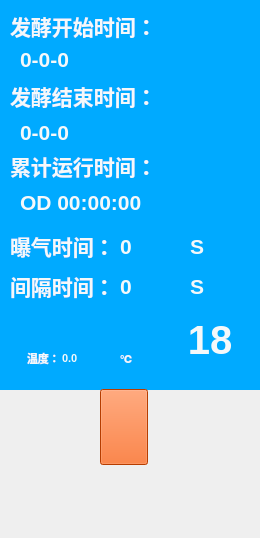
<?xml version="1.0" encoding="UTF-8"?>
<ui version="4.0">
 <class>FFTank</class>
 <widget class="QWidget" name="FFTank">
  <property name="geometry">
   <rect>
    <x>0</x>
    <y>0</y>
    <width>260</width>
    <height>538</height>
   </rect>
  </property>
  <property name="windowTitle">
   <string>Form</string>
  </property>
  <property name="autoFillBackground">
   <bool>true</bool>
  </property>
  <widget class="QFrame" name="tankFrame">
   <property name="enabled">
    <bool>true</bool>
   </property>
   <property name="geometry">
    <rect>
     <x>0</x>
     <y>0</y>
     <width>260</width>
     <height>390</height>
    </rect>
   </property>
   <property name="minimumSize">
    <size>
     <width>0</width>
     <height>0</height>
    </size>
   </property>
   <property name="palette">
    <palette>
     <active>
      <colorrole role="WindowText">
       <brush brushstyle="SolidPattern">
        <color alpha="255">
         <red>0</red>
         <green>0</green>
         <blue>0</blue>
        </color>
       </brush>
      </colorrole>
      <colorrole role="Button">
       <brush brushstyle="SolidPattern">
        <color alpha="255">
         <red>0</red>
         <green>170</green>
         <blue>255</blue>
        </color>
       </brush>
      </colorrole>
      <colorrole role="Light">
       <brush brushstyle="SolidPattern">
        <color alpha="255">
         <red>127</red>
         <green>213</green>
         <blue>255</blue>
        </color>
       </brush>
      </colorrole>
      <colorrole role="Midlight">
       <brush brushstyle="SolidPattern">
        <color alpha="255">
         <red>63</red>
         <green>191</green>
         <blue>255</blue>
        </color>
       </brush>
      </colorrole>
      <colorrole role="Dark">
       <brush brushstyle="SolidPattern">
        <color alpha="255">
         <red>0</red>
         <green>85</green>
         <blue>127</blue>
        </color>
       </brush>
      </colorrole>
      <colorrole role="Mid">
       <brush brushstyle="SolidPattern">
        <color alpha="255">
         <red>0</red>
         <green>113</green>
         <blue>170</blue>
        </color>
       </brush>
      </colorrole>
      <colorrole role="Text">
       <brush brushstyle="SolidPattern">
        <color alpha="255">
         <red>0</red>
         <green>0</green>
         <blue>0</blue>
        </color>
       </brush>
      </colorrole>
      <colorrole role="BrightText">
       <brush brushstyle="SolidPattern">
        <color alpha="255">
         <red>255</red>
         <green>255</green>
         <blue>255</blue>
        </color>
       </brush>
      </colorrole>
      <colorrole role="ButtonText">
       <brush brushstyle="SolidPattern">
        <color alpha="255">
         <red>0</red>
         <green>0</green>
         <blue>0</blue>
        </color>
       </brush>
      </colorrole>
      <colorrole role="Base">
       <brush brushstyle="SolidPattern">
        <color alpha="255">
         <red>255</red>
         <green>255</green>
         <blue>255</blue>
        </color>
       </brush>
      </colorrole>
      <colorrole role="Window">
       <brush brushstyle="SolidPattern">
        <color alpha="255">
         <red>0</red>
         <green>170</green>
         <blue>255</blue>
        </color>
       </brush>
      </colorrole>
      <colorrole role="Shadow">
       <brush brushstyle="SolidPattern">
        <color alpha="255">
         <red>0</red>
         <green>0</green>
         <blue>0</blue>
        </color>
       </brush>
      </colorrole>
      <colorrole role="AlternateBase">
       <brush brushstyle="SolidPattern">
        <color alpha="255">
         <red>127</red>
         <green>212</green>
         <blue>255</blue>
        </color>
       </brush>
      </colorrole>
      <colorrole role="ToolTipBase">
       <brush brushstyle="SolidPattern">
        <color alpha="255">
         <red>255</red>
         <green>255</green>
         <blue>220</blue>
        </color>
       </brush>
      </colorrole>
      <colorrole role="ToolTipText">
       <brush brushstyle="SolidPattern">
        <color alpha="255">
         <red>0</red>
         <green>0</green>
         <blue>0</blue>
        </color>
       </brush>
      </colorrole>
     </active>
     <inactive>
      <colorrole role="WindowText">
       <brush brushstyle="SolidPattern">
        <color alpha="255">
         <red>0</red>
         <green>0</green>
         <blue>0</blue>
        </color>
       </brush>
      </colorrole>
      <colorrole role="Button">
       <brush brushstyle="SolidPattern">
        <color alpha="255">
         <red>0</red>
         <green>170</green>
         <blue>255</blue>
        </color>
       </brush>
      </colorrole>
      <colorrole role="Light">
       <brush brushstyle="SolidPattern">
        <color alpha="255">
         <red>127</red>
         <green>213</green>
         <blue>255</blue>
        </color>
       </brush>
      </colorrole>
      <colorrole role="Midlight">
       <brush brushstyle="SolidPattern">
        <color alpha="255">
         <red>63</red>
         <green>191</green>
         <blue>255</blue>
        </color>
       </brush>
      </colorrole>
      <colorrole role="Dark">
       <brush brushstyle="SolidPattern">
        <color alpha="255">
         <red>0</red>
         <green>85</green>
         <blue>127</blue>
        </color>
       </brush>
      </colorrole>
      <colorrole role="Mid">
       <brush brushstyle="SolidPattern">
        <color alpha="255">
         <red>0</red>
         <green>113</green>
         <blue>170</blue>
        </color>
       </brush>
      </colorrole>
      <colorrole role="Text">
       <brush brushstyle="SolidPattern">
        <color alpha="255">
         <red>0</red>
         <green>0</green>
         <blue>0</blue>
        </color>
       </brush>
      </colorrole>
      <colorrole role="BrightText">
       <brush brushstyle="SolidPattern">
        <color alpha="255">
         <red>255</red>
         <green>255</green>
         <blue>255</blue>
        </color>
       </brush>
      </colorrole>
      <colorrole role="ButtonText">
       <brush brushstyle="SolidPattern">
        <color alpha="255">
         <red>0</red>
         <green>0</green>
         <blue>0</blue>
        </color>
       </brush>
      </colorrole>
      <colorrole role="Base">
       <brush brushstyle="SolidPattern">
        <color alpha="255">
         <red>255</red>
         <green>255</green>
         <blue>255</blue>
        </color>
       </brush>
      </colorrole>
      <colorrole role="Window">
       <brush brushstyle="SolidPattern">
        <color alpha="255">
         <red>0</red>
         <green>170</green>
         <blue>255</blue>
        </color>
       </brush>
      </colorrole>
      <colorrole role="Shadow">
       <brush brushstyle="SolidPattern">
        <color alpha="255">
         <red>0</red>
         <green>0</green>
         <blue>0</blue>
        </color>
       </brush>
      </colorrole>
      <colorrole role="AlternateBase">
       <brush brushstyle="SolidPattern">
        <color alpha="255">
         <red>127</red>
         <green>212</green>
         <blue>255</blue>
        </color>
       </brush>
      </colorrole>
      <colorrole role="ToolTipBase">
       <brush brushstyle="SolidPattern">
        <color alpha="255">
         <red>255</red>
         <green>255</green>
         <blue>220</blue>
        </color>
       </brush>
      </colorrole>
      <colorrole role="ToolTipText">
       <brush brushstyle="SolidPattern">
        <color alpha="255">
         <red>0</red>
         <green>0</green>
         <blue>0</blue>
        </color>
       </brush>
      </colorrole>
     </inactive>
     <disabled>
      <colorrole role="WindowText">
       <brush brushstyle="SolidPattern">
        <color alpha="255">
         <red>0</red>
         <green>85</green>
         <blue>127</blue>
        </color>
       </brush>
      </colorrole>
      <colorrole role="Button">
       <brush brushstyle="SolidPattern">
        <color alpha="255">
         <red>0</red>
         <green>170</green>
         <blue>255</blue>
        </color>
       </brush>
      </colorrole>
      <colorrole role="Light">
       <brush brushstyle="SolidPattern">
        <color alpha="255">
         <red>127</red>
         <green>213</green>
         <blue>255</blue>
        </color>
       </brush>
      </colorrole>
      <colorrole role="Midlight">
       <brush brushstyle="SolidPattern">
        <color alpha="255">
         <red>63</red>
         <green>191</green>
         <blue>255</blue>
        </color>
       </brush>
      </colorrole>
      <colorrole role="Dark">
       <brush brushstyle="SolidPattern">
        <color alpha="255">
         <red>0</red>
         <green>85</green>
         <blue>127</blue>
        </color>
       </brush>
      </colorrole>
      <colorrole role="Mid">
       <brush brushstyle="SolidPattern">
        <color alpha="255">
         <red>0</red>
         <green>113</green>
         <blue>170</blue>
        </color>
       </brush>
      </colorrole>
      <colorrole role="Text">
       <brush brushstyle="SolidPattern">
        <color alpha="255">
         <red>0</red>
         <green>85</green>
         <blue>127</blue>
        </color>
       </brush>
      </colorrole>
      <colorrole role="BrightText">
       <brush brushstyle="SolidPattern">
        <color alpha="255">
         <red>255</red>
         <green>255</green>
         <blue>255</blue>
        </color>
       </brush>
      </colorrole>
      <colorrole role="ButtonText">
       <brush brushstyle="SolidPattern">
        <color alpha="255">
         <red>0</red>
         <green>85</green>
         <blue>127</blue>
        </color>
       </brush>
      </colorrole>
      <colorrole role="Base">
       <brush brushstyle="SolidPattern">
        <color alpha="255">
         <red>0</red>
         <green>170</green>
         <blue>255</blue>
        </color>
       </brush>
      </colorrole>
      <colorrole role="Window">
       <brush brushstyle="SolidPattern">
        <color alpha="255">
         <red>0</red>
         <green>170</green>
         <blue>255</blue>
        </color>
       </brush>
      </colorrole>
      <colorrole role="Shadow">
       <brush brushstyle="SolidPattern">
        <color alpha="255">
         <red>0</red>
         <green>0</green>
         <blue>0</blue>
        </color>
       </brush>
      </colorrole>
      <colorrole role="AlternateBase">
       <brush brushstyle="SolidPattern">
        <color alpha="255">
         <red>0</red>
         <green>170</green>
         <blue>255</blue>
        </color>
       </brush>
      </colorrole>
      <colorrole role="ToolTipBase">
       <brush brushstyle="SolidPattern">
        <color alpha="255">
         <red>255</red>
         <green>255</green>
         <blue>220</blue>
        </color>
       </brush>
      </colorrole>
      <colorrole role="ToolTipText">
       <brush brushstyle="SolidPattern">
        <color alpha="255">
         <red>0</red>
         <green>0</green>
         <blue>0</blue>
        </color>
       </brush>
      </colorrole>
     </disabled>
    </palette>
   </property>
   <property name="font">
    <font>
     <weight>50</weight>
     <bold>false</bold>
    </font>
   </property>
   <property name="autoFillBackground">
    <bool>true</bool>
   </property>
   <property name="frameShape">
    <enum>QFrame::NoFrame</enum>
   </property>
   <property name="frameShadow">
    <enum>QFrame::Raised</enum>
   </property>
   <widget class="QLabel" name="startTimeLabel">
    <property name="geometry">
     <rect>
      <x>10</x>
      <y>10</y>
      <width>162</width>
      <height>32</height>
     </rect>
    </property>
    <property name="font">
     <font>
      <family>Verdana</family>
      <pointsize>16</pointsize>
      <weight>75</weight>
      <bold>true</bold>
      <kerning>true</kerning>
     </font>
    </property>
    <property name="styleSheet">
     <string notr="true">background-color: transparent;
color: rgba(250, 250, 250, 250);</string>
    </property>
    <property name="text">
     <string>发酵开始时间：</string>
    </property>
   </widget>
   <widget class="QLabel" name="endTimeLabel">
    <property name="geometry">
     <rect>
      <x>10</x>
      <y>80</y>
      <width>182</width>
      <height>32</height>
     </rect>
    </property>
    <property name="font">
     <font>
      <family>Verdana</family>
      <pointsize>16</pointsize>
      <weight>75</weight>
      <bold>true</bold>
     </font>
    </property>
    <property name="styleSheet">
     <string notr="true">background-color: transparent;
color: rgba(250, 250, 250, 250);</string>
    </property>
    <property name="text">
     <string>发酵结束时间：</string>
    </property>
   </widget>
   <widget class="QLabel" name="totalTimeLabel">
    <property name="geometry">
     <rect>
      <x>10</x>
      <y>150</y>
      <width>182</width>
      <height>32</height>
     </rect>
    </property>
    <property name="font">
     <font>
      <family>Verdana</family>
      <pointsize>16</pointsize>
      <weight>75</weight>
      <bold>true</bold>
     </font>
    </property>
    <property name="styleSheet">
     <string notr="true">background-color: transparent;
color: rgba(250, 250, 250, 250);</string>
    </property>
    <property name="text">
     <string>累计运行时间：</string>
    </property>
   </widget>
   <widget class="QLabel" name="startTimeValueLabel">
    <property name="geometry">
     <rect>
      <x>20</x>
      <y>47</y>
      <width>242</width>
      <height>32</height>
     </rect>
    </property>
    <property name="font">
     <font>
      <pointsize>16</pointsize>
      <weight>75</weight>
      <bold>true</bold>
     </font>
    </property>
    <property name="styleSheet">
     <string notr="true">background-color: transparent;
color: rgba(250, 250, 250, 250);</string>
    </property>
    <property name="text">
     <string>0-0-0</string>
    </property>
    <property name="alignment">
     <set>Qt::AlignLeading|Qt::AlignLeft|Qt::AlignTop</set>
    </property>
   </widget>
   <widget class="QLabel" name="endTimeValueLabel">
    <property name="geometry">
     <rect>
      <x>20</x>
      <y>120</y>
      <width>242</width>
      <height>32</height>
     </rect>
    </property>
    <property name="font">
     <font>
      <pointsize>16</pointsize>
      <weight>75</weight>
      <bold>true</bold>
     </font>
    </property>
    <property name="styleSheet">
     <string notr="true">background-color: transparent;
color: rgba(250, 250, 250, 250);</string>
    </property>
    <property name="text">
     <string>0-0-0</string>
    </property>
    <property name="alignment">
     <set>Qt::AlignLeading|Qt::AlignLeft|Qt::AlignTop</set>
    </property>
   </widget>
   <widget class="QLabel" name="totalTimeValueLabel">
    <property name="geometry">
     <rect>
      <x>20</x>
      <y>190</y>
      <width>200</width>
      <height>30</height>
     </rect>
    </property>
    <property name="font">
     <font>
      <pointsize>16</pointsize>
      <weight>75</weight>
      <bold>true</bold>
     </font>
    </property>
    <property name="styleSheet">
     <string notr="true">background-color: transparent;
color: rgba(250, 250, 250, 250);</string>
    </property>
    <property name="text">
     <string>OD 00:00:00</string>
    </property>
    <property name="alignment">
     <set>Qt::AlignLeading|Qt::AlignLeft|Qt::AlignTop</set>
    </property>
   </widget>
   <widget class="QLabel" name="weightTempture">
    <property name="geometry">
     <rect>
      <x>27</x>
      <y>350</y>
      <width>55</width>
      <height>16</height>
     </rect>
    </property>
    <property name="font">
     <font>
      <family>Verdana</family>
      <pointsize>8</pointsize>
      <weight>75</weight>
      <bold>true</bold>
     </font>
    </property>
    <property name="styleSheet">
     <string notr="true">background-color: transparent;
color: rgba(250, 250, 250, 250);</string>
    </property>
    <property name="text">
     <string>温度：</string>
    </property>
   </widget>
   <widget class="QLabel" name="wtValueLabel">
    <property name="geometry">
     <rect>
      <x>62</x>
      <y>350</y>
      <width>60</width>
      <height>16</height>
     </rect>
    </property>
    <property name="font">
     <font>
      <pointsize>8</pointsize>
      <weight>75</weight>
      <bold>true</bold>
     </font>
    </property>
    <property name="styleSheet">
     <string notr="true">background-color: transparent;
color: rgba(250, 250, 250, 250);</string>
    </property>
    <property name="text">
     <string>0.0</string>
    </property>
   </widget>
   <widget class="QLabel" name="wtSybleLabel">
    <property name="geometry">
     <rect>
      <x>120</x>
      <y>350</y>
      <width>16</width>
      <height>16</height>
     </rect>
    </property>
    <property name="font">
     <font>
      <pointsize>8</pointsize>
      <weight>75</weight>
      <bold>true</bold>
     </font>
    </property>
    <property name="styleSheet">
     <string notr="true">background-color: transparent;
color: rgba(250, 250, 250, 250);</string>
    </property>
    <property name="text">
     <string>℃</string>
    </property>
   </widget>
   <widget class="QLabel" name="tankIndexLabel">
    <property name="geometry">
     <rect>
      <x>180</x>
      <y>310</y>
      <width>60</width>
      <height>60</height>
     </rect>
    </property>
    <property name="font">
     <font>
      <pointsize>30</pointsize>
      <weight>75</weight>
      <bold>true</bold>
     </font>
    </property>
    <property name="styleSheet">
     <string notr="true">background-color: transparent;
color: rgba(250, 250, 250, 250);</string>
    </property>
    <property name="text">
     <string>18</string>
    </property>
    <property name="alignment">
     <set>Qt::AlignCenter</set>
    </property>
   </widget>
   <widget class="QLabel" name="SpaceTimeLabel">
    <property name="geometry">
     <rect>
      <x>10</x>
      <y>270</y>
      <width>110</width>
      <height>32</height>
     </rect>
    </property>
    <property name="font">
     <font>
      <family>Verdana</family>
      <pointsize>16</pointsize>
      <weight>75</weight>
      <bold>true</bold>
     </font>
    </property>
    <property name="styleSheet">
     <string notr="true">background-color: transparent;
color: rgba(250, 250, 250, 250);</string>
    </property>
    <property name="text">
     <string>间隔时间：</string>
    </property>
   </widget>
   <widget class="QLabel" name="wtValueLabel_4">
    <property name="geometry">
     <rect>
      <x>190</x>
      <y>270</y>
      <width>32</width>
      <height>32</height>
     </rect>
    </property>
    <property name="font">
     <font>
      <pointsize>16</pointsize>
      <weight>75</weight>
      <bold>true</bold>
     </font>
    </property>
    <property name="styleSheet">
     <string notr="true">background-color: transparent;
color: rgba(250, 250, 250, 250);</string>
    </property>
    <property name="text">
     <string>S</string>
    </property>
   </widget>
   <widget class="QLabel" name="spacTimeValueLabel">
    <property name="geometry">
     <rect>
      <x>120</x>
      <y>270</y>
      <width>80</width>
      <height>32</height>
     </rect>
    </property>
    <property name="font">
     <font>
      <pointsize>16</pointsize>
      <weight>75</weight>
      <bold>true</bold>
     </font>
    </property>
    <property name="styleSheet">
     <string notr="true">background-color: transparent;
color: rgba(250, 250, 250, 250);</string>
    </property>
    <property name="text">
     <string>0</string>
    </property>
   </widget>
   <widget class="QLabel" name="runTimeValueLabel">
    <property name="geometry">
     <rect>
      <x>120</x>
      <y>230</y>
      <width>80</width>
      <height>32</height>
     </rect>
    </property>
    <property name="font">
     <font>
      <pointsize>16</pointsize>
      <weight>75</weight>
      <bold>true</bold>
     </font>
    </property>
    <property name="styleSheet">
     <string notr="true">background-color: transparent;
color: rgba(250, 250, 250, 250);</string>
    </property>
    <property name="text">
     <string>0</string>
    </property>
   </widget>
   <widget class="QLabel" name="runTimeLabel">
    <property name="geometry">
     <rect>
      <x>10</x>
      <y>230</y>
      <width>110</width>
      <height>32</height>
     </rect>
    </property>
    <property name="font">
     <font>
      <family>Verdana</family>
      <pointsize>16</pointsize>
      <weight>75</weight>
      <bold>true</bold>
     </font>
    </property>
    <property name="styleSheet">
     <string notr="true">background-color: transparent;
color: rgba(250, 250, 250, 250);</string>
    </property>
    <property name="text">
     <string>曝气时间：</string>
    </property>
   </widget>
   <widget class="QLabel" name="wtValueLabel_5">
    <property name="geometry">
     <rect>
      <x>190</x>
      <y>230</y>
      <width>32</width>
      <height>32</height>
     </rect>
    </property>
    <property name="font">
     <font>
      <pointsize>16</pointsize>
      <weight>75</weight>
      <bold>true</bold>
     </font>
    </property>
    <property name="styleSheet">
     <string notr="true">background-color: transparent;
color: rgba(250, 250, 250, 250);</string>
    </property>
    <property name="text">
     <string>S</string>
    </property>
   </widget>
  </widget>
  <widget class="QPushButton" name="fanButton">
   <property name="geometry">
    <rect>
     <x>100</x>
     <y>389</y>
     <width>48</width>
     <height>76</height>
    </rect>
   </property>
   <property name="sizePolicy">
    <sizepolicy hsizetype="Expanding" vsizetype="Expanding">
     <horstretch>0</horstretch>
     <verstretch>0</verstretch>
    </sizepolicy>
   </property>
   <property name="minimumSize">
    <size>
     <width>0</width>
     <height>0</height>
    </size>
   </property>
   <property name="palette">
    <palette>
     <active>
      <colorrole role="WindowText">
       <brush brushstyle="SolidPattern">
        <color alpha="255">
         <red>0</red>
         <green>0</green>
         <blue>0</blue>
        </color>
       </brush>
      </colorrole>
      <colorrole role="Button">
       <brush brushstyle="SolidPattern">
        <color alpha="255">
         <red>255</red>
         <green>85</green>
         <blue>0</blue>
        </color>
       </brush>
      </colorrole>
      <colorrole role="Light">
       <brush brushstyle="SolidPattern">
        <color alpha="255">
         <red>255</red>
         <green>170</green>
         <blue>127</blue>
        </color>
       </brush>
      </colorrole>
      <colorrole role="Midlight">
       <brush brushstyle="SolidPattern">
        <color alpha="255">
         <red>255</red>
         <green>127</green>
         <blue>63</blue>
        </color>
       </brush>
      </colorrole>
      <colorrole role="Dark">
       <brush brushstyle="SolidPattern">
        <color alpha="255">
         <red>127</red>
         <green>42</green>
         <blue>0</blue>
        </color>
       </brush>
      </colorrole>
      <colorrole role="Mid">
       <brush brushstyle="SolidPattern">
        <color alpha="255">
         <red>170</red>
         <green>56</green>
         <blue>0</blue>
        </color>
       </brush>
      </colorrole>
      <colorrole role="Text">
       <brush brushstyle="SolidPattern">
        <color alpha="255">
         <red>0</red>
         <green>0</green>
         <blue>0</blue>
        </color>
       </brush>
      </colorrole>
      <colorrole role="BrightText">
       <brush brushstyle="SolidPattern">
        <color alpha="255">
         <red>255</red>
         <green>255</green>
         <blue>255</blue>
        </color>
       </brush>
      </colorrole>
      <colorrole role="ButtonText">
       <brush brushstyle="SolidPattern">
        <color alpha="255">
         <red>0</red>
         <green>0</green>
         <blue>0</blue>
        </color>
       </brush>
      </colorrole>
      <colorrole role="Base">
       <brush brushstyle="SolidPattern">
        <color alpha="255">
         <red>255</red>
         <green>255</green>
         <blue>255</blue>
        </color>
       </brush>
      </colorrole>
      <colorrole role="Window">
       <brush brushstyle="SolidPattern">
        <color alpha="255">
         <red>255</red>
         <green>85</green>
         <blue>0</blue>
        </color>
       </brush>
      </colorrole>
      <colorrole role="Shadow">
       <brush brushstyle="SolidPattern">
        <color alpha="255">
         <red>0</red>
         <green>0</green>
         <blue>0</blue>
        </color>
       </brush>
      </colorrole>
      <colorrole role="AlternateBase">
       <brush brushstyle="SolidPattern">
        <color alpha="255">
         <red>255</red>
         <green>170</green>
         <blue>127</blue>
        </color>
       </brush>
      </colorrole>
      <colorrole role="ToolTipBase">
       <brush brushstyle="SolidPattern">
        <color alpha="255">
         <red>255</red>
         <green>255</green>
         <blue>220</blue>
        </color>
       </brush>
      </colorrole>
      <colorrole role="ToolTipText">
       <brush brushstyle="SolidPattern">
        <color alpha="255">
         <red>0</red>
         <green>0</green>
         <blue>0</blue>
        </color>
       </brush>
      </colorrole>
     </active>
     <inactive>
      <colorrole role="WindowText">
       <brush brushstyle="SolidPattern">
        <color alpha="255">
         <red>0</red>
         <green>0</green>
         <blue>0</blue>
        </color>
       </brush>
      </colorrole>
      <colorrole role="Button">
       <brush brushstyle="SolidPattern">
        <color alpha="255">
         <red>255</red>
         <green>85</green>
         <blue>0</blue>
        </color>
       </brush>
      </colorrole>
      <colorrole role="Light">
       <brush brushstyle="SolidPattern">
        <color alpha="255">
         <red>255</red>
         <green>170</green>
         <blue>127</blue>
        </color>
       </brush>
      </colorrole>
      <colorrole role="Midlight">
       <brush brushstyle="SolidPattern">
        <color alpha="255">
         <red>255</red>
         <green>127</green>
         <blue>63</blue>
        </color>
       </brush>
      </colorrole>
      <colorrole role="Dark">
       <brush brushstyle="SolidPattern">
        <color alpha="255">
         <red>127</red>
         <green>42</green>
         <blue>0</blue>
        </color>
       </brush>
      </colorrole>
      <colorrole role="Mid">
       <brush brushstyle="SolidPattern">
        <color alpha="255">
         <red>170</red>
         <green>56</green>
         <blue>0</blue>
        </color>
       </brush>
      </colorrole>
      <colorrole role="Text">
       <brush brushstyle="SolidPattern">
        <color alpha="255">
         <red>0</red>
         <green>0</green>
         <blue>0</blue>
        </color>
       </brush>
      </colorrole>
      <colorrole role="BrightText">
       <brush brushstyle="SolidPattern">
        <color alpha="255">
         <red>255</red>
         <green>255</green>
         <blue>255</blue>
        </color>
       </brush>
      </colorrole>
      <colorrole role="ButtonText">
       <brush brushstyle="SolidPattern">
        <color alpha="255">
         <red>0</red>
         <green>0</green>
         <blue>0</blue>
        </color>
       </brush>
      </colorrole>
      <colorrole role="Base">
       <brush brushstyle="SolidPattern">
        <color alpha="255">
         <red>255</red>
         <green>255</green>
         <blue>255</blue>
        </color>
       </brush>
      </colorrole>
      <colorrole role="Window">
       <brush brushstyle="SolidPattern">
        <color alpha="255">
         <red>255</red>
         <green>85</green>
         <blue>0</blue>
        </color>
       </brush>
      </colorrole>
      <colorrole role="Shadow">
       <brush brushstyle="SolidPattern">
        <color alpha="255">
         <red>0</red>
         <green>0</green>
         <blue>0</blue>
        </color>
       </brush>
      </colorrole>
      <colorrole role="AlternateBase">
       <brush brushstyle="SolidPattern">
        <color alpha="255">
         <red>255</red>
         <green>170</green>
         <blue>127</blue>
        </color>
       </brush>
      </colorrole>
      <colorrole role="ToolTipBase">
       <brush brushstyle="SolidPattern">
        <color alpha="255">
         <red>255</red>
         <green>255</green>
         <blue>220</blue>
        </color>
       </brush>
      </colorrole>
      <colorrole role="ToolTipText">
       <brush brushstyle="SolidPattern">
        <color alpha="255">
         <red>0</red>
         <green>0</green>
         <blue>0</blue>
        </color>
       </brush>
      </colorrole>
     </inactive>
     <disabled>
      <colorrole role="WindowText">
       <brush brushstyle="SolidPattern">
        <color alpha="255">
         <red>127</red>
         <green>42</green>
         <blue>0</blue>
        </color>
       </brush>
      </colorrole>
      <colorrole role="Button">
       <brush brushstyle="SolidPattern">
        <color alpha="255">
         <red>255</red>
         <green>85</green>
         <blue>0</blue>
        </color>
       </brush>
      </colorrole>
      <colorrole role="Light">
       <brush brushstyle="SolidPattern">
        <color alpha="255">
         <red>255</red>
         <green>170</green>
         <blue>127</blue>
        </color>
       </brush>
      </colorrole>
      <colorrole role="Midlight">
       <brush brushstyle="SolidPattern">
        <color alpha="255">
         <red>255</red>
         <green>127</green>
         <blue>63</blue>
        </color>
       </brush>
      </colorrole>
      <colorrole role="Dark">
       <brush brushstyle="SolidPattern">
        <color alpha="255">
         <red>127</red>
         <green>42</green>
         <blue>0</blue>
        </color>
       </brush>
      </colorrole>
      <colorrole role="Mid">
       <brush brushstyle="SolidPattern">
        <color alpha="255">
         <red>170</red>
         <green>56</green>
         <blue>0</blue>
        </color>
       </brush>
      </colorrole>
      <colorrole role="Text">
       <brush brushstyle="SolidPattern">
        <color alpha="255">
         <red>127</red>
         <green>42</green>
         <blue>0</blue>
        </color>
       </brush>
      </colorrole>
      <colorrole role="BrightText">
       <brush brushstyle="SolidPattern">
        <color alpha="255">
         <red>255</red>
         <green>255</green>
         <blue>255</blue>
        </color>
       </brush>
      </colorrole>
      <colorrole role="ButtonText">
       <brush brushstyle="SolidPattern">
        <color alpha="255">
         <red>127</red>
         <green>42</green>
         <blue>0</blue>
        </color>
       </brush>
      </colorrole>
      <colorrole role="Base">
       <brush brushstyle="SolidPattern">
        <color alpha="255">
         <red>255</red>
         <green>85</green>
         <blue>0</blue>
        </color>
       </brush>
      </colorrole>
      <colorrole role="Window">
       <brush brushstyle="SolidPattern">
        <color alpha="255">
         <red>255</red>
         <green>85</green>
         <blue>0</blue>
        </color>
       </brush>
      </colorrole>
      <colorrole role="Shadow">
       <brush brushstyle="SolidPattern">
        <color alpha="255">
         <red>0</red>
         <green>0</green>
         <blue>0</blue>
        </color>
       </brush>
      </colorrole>
      <colorrole role="AlternateBase">
       <brush brushstyle="SolidPattern">
        <color alpha="255">
         <red>255</red>
         <green>85</green>
         <blue>0</blue>
        </color>
       </brush>
      </colorrole>
      <colorrole role="ToolTipBase">
       <brush brushstyle="SolidPattern">
        <color alpha="255">
         <red>255</red>
         <green>255</green>
         <blue>220</blue>
        </color>
       </brush>
      </colorrole>
      <colorrole role="ToolTipText">
       <brush brushstyle="SolidPattern">
        <color alpha="255">
         <red>0</red>
         <green>0</green>
         <blue>0</blue>
        </color>
       </brush>
      </colorrole>
     </disabled>
    </palette>
   </property>
   <property name="autoFillBackground">
    <bool>false</bool>
   </property>
   <property name="text">
    <string/>
   </property>
   <property name="icon">
    <iconset resource="src.qrc">
     <normaloff>:/image/new/tank_valve_closed.png</normaloff>:/image/new/tank_valve_closed.png</iconset>
   </property>
   <property name="iconSize">
    <size>
     <width>48</width>
     <height>73</height>
    </size>
   </property>
   <property name="checkable">
    <bool>false</bool>
   </property>
   <property name="autoRepeat">
    <bool>true</bool>
   </property>
   <property name="autoExclusive">
    <bool>false</bool>
   </property>
  </widget>
 </widget>
 <resources>
  <include location="src.qrc"/>
 </resources>
 <connections/>
</ui>
